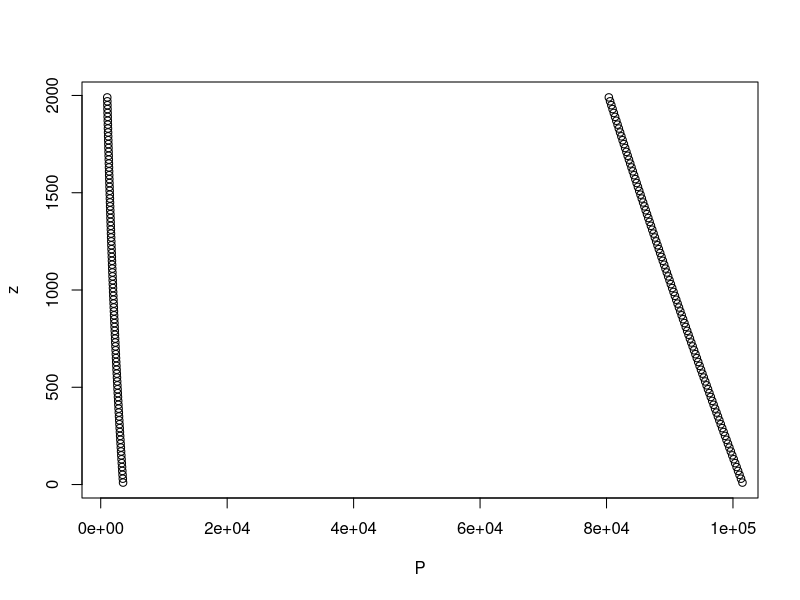
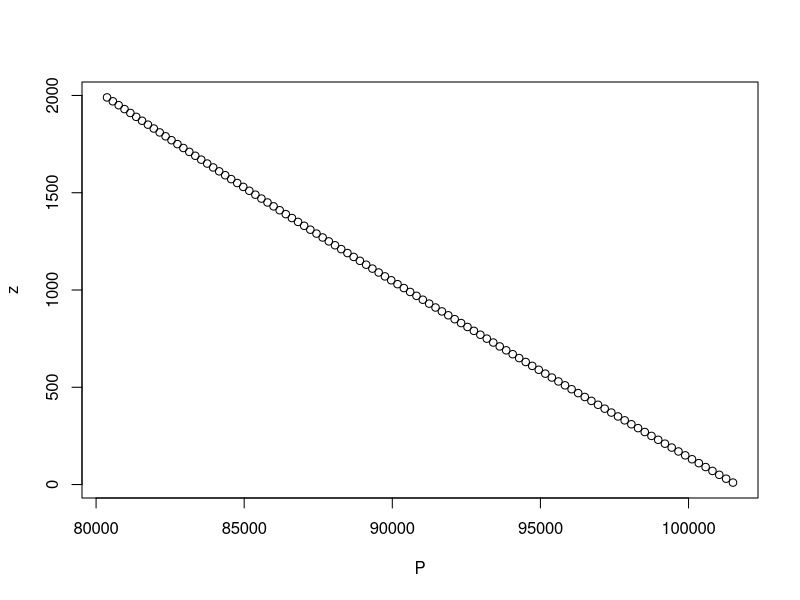
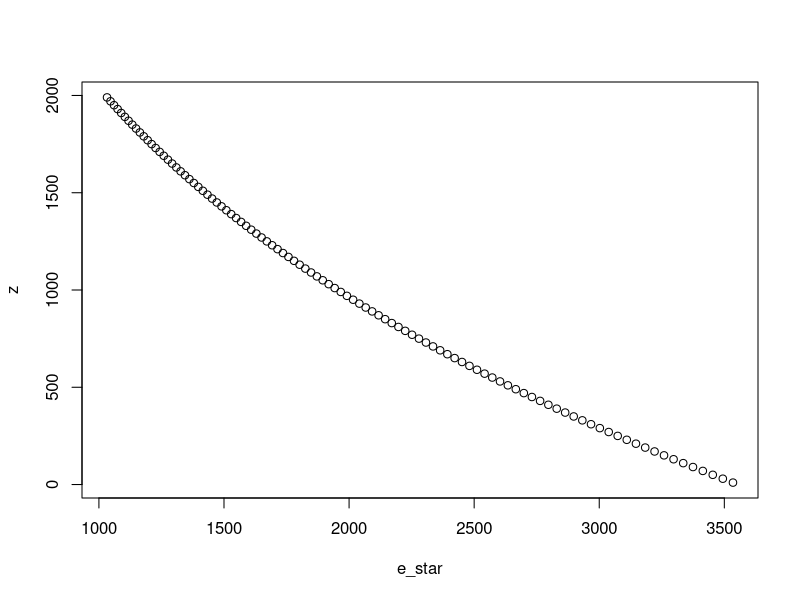
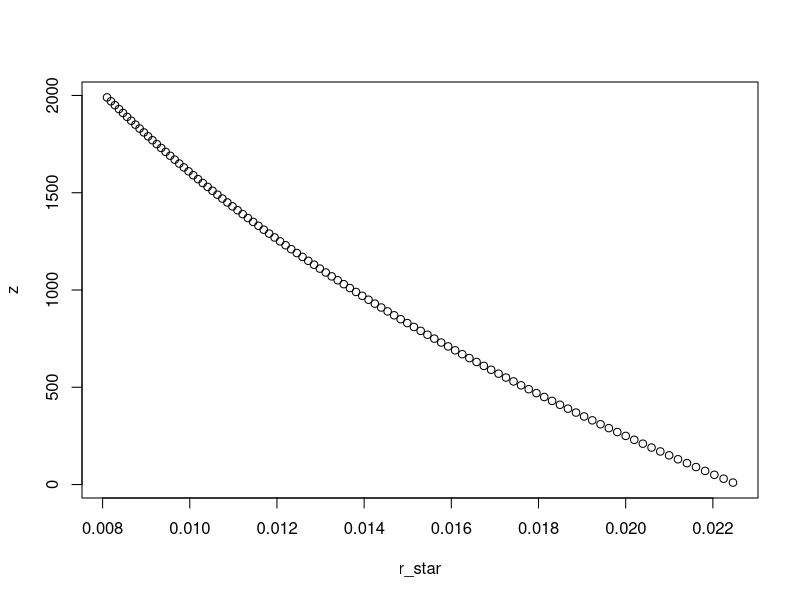
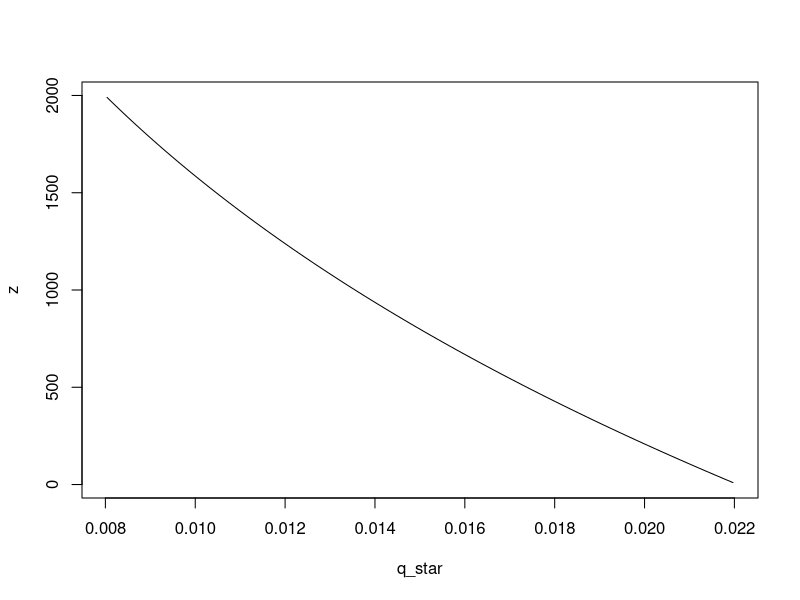

The R script that drew these images, in order:
## UROP Hawai'i Isotope Analysis Program
## Authors: Britt Seifert and Eleanore Law
## Latest Update: March 9, 2020

## working directory
setwd("~/Documents/UROP")

## packages

## constants
g       = 9.81    # m/s^2
R_d     = 287     # J/kgK
R_v     = 461     # J/kgK
gamma_d = 0.0098  # K/m
e       = 0.0014  # kg/kg

# input values
given_q = 0.014   # kg/kg
given_z = 1500    # m

# define variables as vectors
z       = array(0,100)
Temp    = array(0,100)
P       = array(0,100)
e_star  = array(0,100)
r_star  = array(0,100)
q_star  = array(0,100)

## define starting values
z[1]    = 10      # m
dz      = 20      # m
Temp[1] = 300     # K
P[1]    = 101500  # Pa

# loop
for (i in 1:99)
{
  z[i+1]    = z[i] + dz
  Temp[i+1] = Temp[i] - gamma_d * dz
  P[i+1]    = P[i] - (P[i] / (R_d * Temp[i])) * g * dz
  
  e_star[i] = 611.2*exp((17.67*(Temp[i]-273.15))/((Temp[i]-273.15)+243.5))
  r_star[i] = (R_d/R_v)*(e_star[i]/(P[i]-e_star[i]))
  q_star[i] = r_star[i]/(1+r_star[i])
}

i = 100
e_star[i] = 611.2*exp((17.67*(Temp[i]-273.15))/((Temp[i]-273.15)+243.5))
r_star[i] = (R_d/R_v)*(e_star[i]/(P[i]-e_star[i]))
q_star[i] = r_star[i]/(1+r_star[i])

# finds q_star altitude for given q
q = 0
i = 100   # index value reset
while (q < given_q)
{
  q = q_star[i]
  i = i - 1
}
z_star   = z[i]      # m altitude on curve of given_q

# finds curve_q for given z
i        = 1   # index value reset
curve_z  = 0   # m holder value
curve_q  = 0   # units??
while (curve_z < given_z)
{
  curve_z = z[i]
  i = i + 1
}

curve_q = q_star[i]  # point on curve for given altitude

# partition
q_l = 0
q_v = 0

if (given_z < z_star) 
{
  q_l = 0
  q_v = given_q 
} else 
    { 
      q_l = given_q - curve_q
      q_v = given_q - q_l
    }

## CURRENTLY IN PROGRESS ##
# convergence to find q_l and q_v after temp fluctuations
i = 1       # dummy variable? not sure if need to use i or k
dq_l = 0    # condensation rate
dTemp = 0   # temperature change due to condensation

dq_l[i] = q_v[i] - q_star[i]

while (abs(dTemp) > 0.01)
{
  dTemp = (L_v/C_p) * dq_l[i]
  Temp_new[i] = Temp[i] + dTemp
  q_star[Temp[i]] = q_star[Temp_new[i]]
  dq_l_new = q_v[i] - q_star[Temp[i]]
}

# fun plots
plot(P, z, xlim=c(1000, 100000))
lines(e_star, z, type = "p")

plot(P,z)

plot(e_star,z)
plot(r_star,z)
plot(q_star,z, type = "l")
